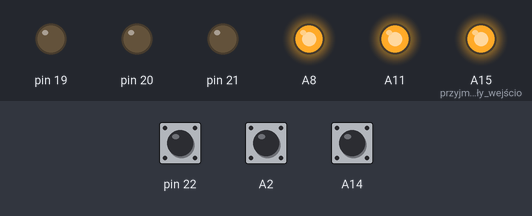
Simulated run of this sketch. Board: Arduino Mega 2560, built with avr-gcc and run on an emulated ATmega2560. Parts: output pins drawn as LEDs (lit = HIGH). The inputs (shaded band) are chosen by the test bench; at power-on: pin 22 HIGH, A2 HIGH, A14 HIGH.

Above: at 1.2 s.
1.3 s: pin 22 pulled LOW for 0.15 s
At 1.37 s:
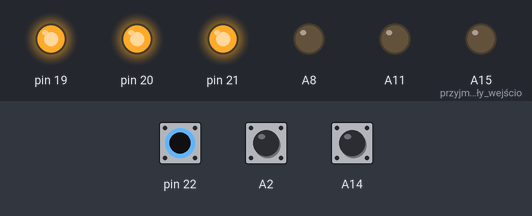
2.9 s: pin 22 pulled LOW for 3.2 s
At 7.0 s:
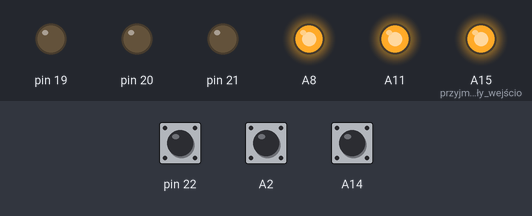
7.6 s: A2 pulled LOW for 3.2 s
At 8.2 s:
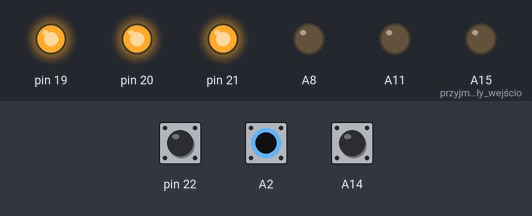
Timing chart, 0 to 12.3 s (numbered marks = the images above; inputs shaded):
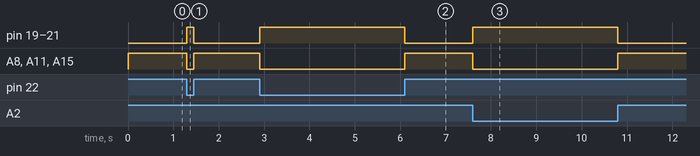

The sketch:

zad1.ino
```cpp
//221423
//wybrane porty
//2   A2   1    A14    22    A3
//analogowe to te z A
//cyfrowe to reszta

void setup() {
//PINY OUTPUTOWE - używane do generowania sygnału
//PINY INPUTOWE - do odczytywania informacji
	pinMode(A15, OUTPUT); //przyjmuje sygnały wejściowe
 	pinMode(A11, OUTPUT);
 	pinMode(A8, OUTPUT);
	pinMode(21, OUTPUT);
 	pinMode(20, OUTPUT);
 	pinMode(19, OUTPUT);

	pinMode(A2, INPUT_PULLUP);
	pinMode(A13, INPUT_PULLUP);
	pinMode(22, INPUT_PULLUP);
}

void loop() {
//ustalam stan HIGH na moje wybrane porty związane z indeksem, bo chcę, żeby probes się cały czas świeciły
	digitalWrite(2, 255);
	digitalWrite(A2, 255);
	digitalWrite(1, 255);
	digitalWrite(A14, 255);
	digitalWrite(22, 255);
	digitalWrite(A3, 255);
// sprawdzam jeżeli odczytany stan moich portów jest LOW
// stan tych portów jest zmieniany podczas nacisku przycisku switch push (płynie/nie płynie)
// czyli stan zwarty i rozwarty, jak jest zwarty to płynie prąd
// digitalRead() zwraca 1 (HIGH) lub 0 (LOW), odczytuje stan cyfrowy
	if (digitalRead(22) == LOW || digitalRead(A2) == LOW || digitalRead(A14) == LOW ) {
	// teraz ustawiam informację, żeby świeciły się diody
	// czyli przekazuję do anody high
		digitalWrite(21, 255);
	 	digitalWrite(20,255);
	 	digitalWrite(19,255);
	// a tu do katody mam ustawić na 0, żeby prąd ustał - rozumiem to jako uziemienie
	 	digitalWrite(A15, 0);
	 	digitalWrite(A11, 0);
	 	digitalWrite(A8, 0);
	 } else {
	// cały czas jest ustawione na 0, żeby się nie świeciło
	 	digitalWrite(21, 0);
	 	digitalWrite(20,0);
	 	digitalWrite(19,0);
	//a resztę zostawiam jako HIGH
	 	digitalWrite(A15, 255);
	 	digitalWrite(A11, 255);
	 	digitalWrite(A8, 255);
	 }
}
```

Measured:
- after the input at 1.3 s, pin 19–21: LOW → HIGH at once, → LOW 0.15 s later; A8, A11, A15 (przyjmuje_sygnały_wejścio): HIGH → LOW at once, → HIGH 0.15 s later
- after the input at 2.9 s, pin 19–21: LOW → HIGH at once, → LOW 3.2 s later; A8, A11, A15 (przyjmuje_sygnały_wejścio): HIGH → LOW at once, → HIGH 3.2 s later
- after the input at 7.6 s, pin 19–21: LOW → HIGH at once, → LOW 3.2 s later; A8, A11, A15 (przyjmuje_sygnały_wejścio): HIGH → LOW at once, → HIGH 3.2 s later
